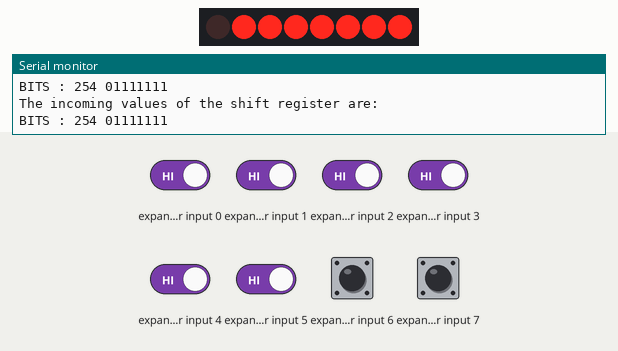
Simulated run of this sketch. Board: Arduino Uno, built with avr-gcc and run on an emulated ATmega328P. Parts: 8 shift-register outputs drawn as a row of LEDs (first output left, lit = HIGH), the last lines printed to the serial monitor. Wiring (inferred from the names in the program): input shift register (74HC165): load pin 8; clock pin 12; serial out pin 11; CE pin 9; shift register (74HC595): data pin 7; shift clock pin 10. Wiring (inferred from the signals the program sends): row of LEDs: on Q0, Q1, Q2, Q3, Q4, Q5, Q6, Q7. Inputs (shaded band) come from the test bench; at power-on: expander input 0–7 HIGH.

Above: at 1.4 s.
1.5 s: expander input 0 driven LOW
At 2.1 s:
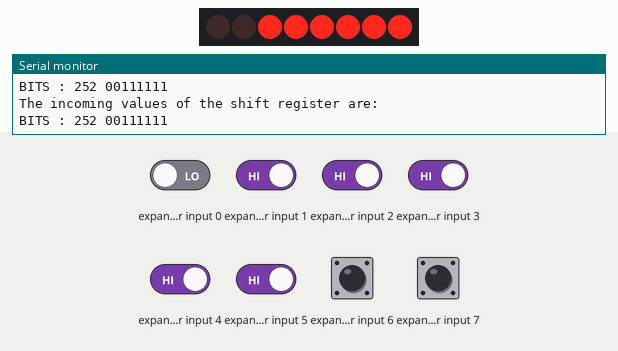
3.3 s: expander input 1 driven LOW
At 4.8 s:
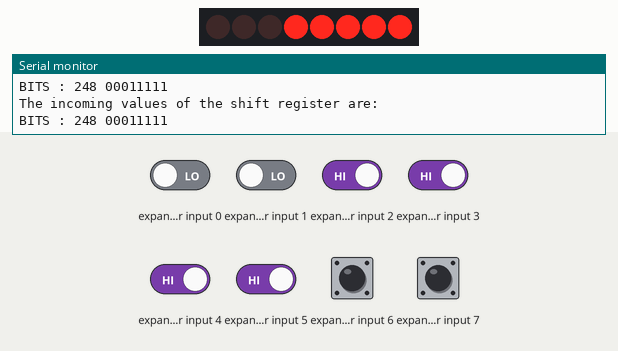
5.1 s: expander input 2 driven LOW
At 6.6 s:
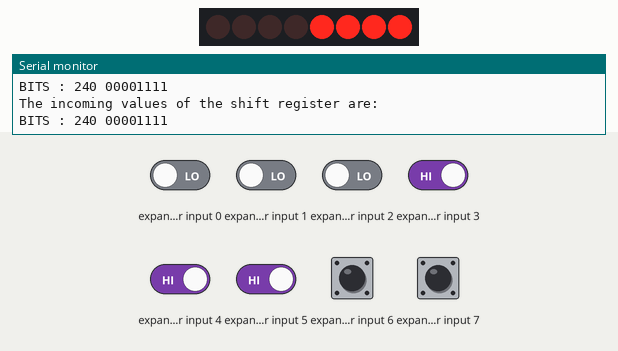
6.9 s: expander input 3 driven LOW
At 8.4 s:
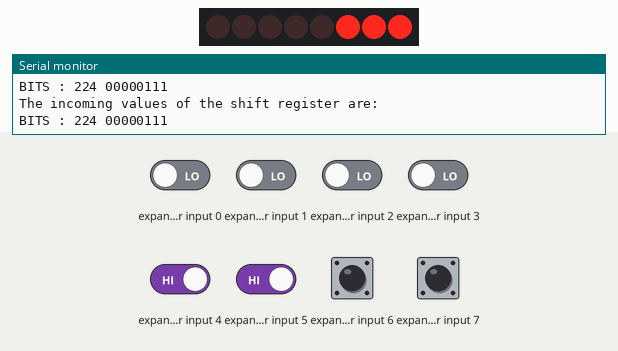
8.7 s: expander input 4 driven LOW
At 10.2 s:
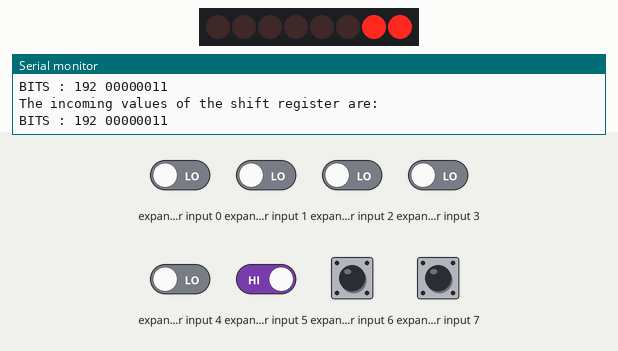
10.5 s: expander input 5 driven LOW
At 11.9 s:
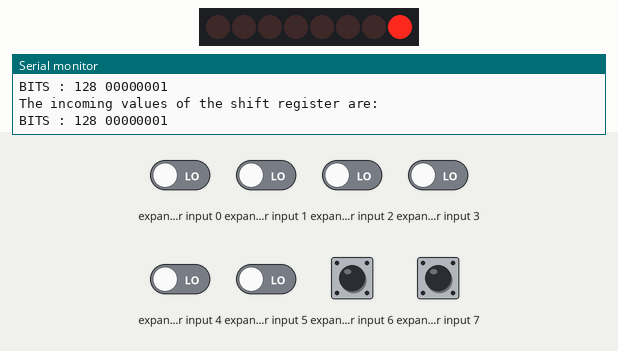
Timing chart, 0 to 13.3 s (numbered marks = the images above; inputs shaded):
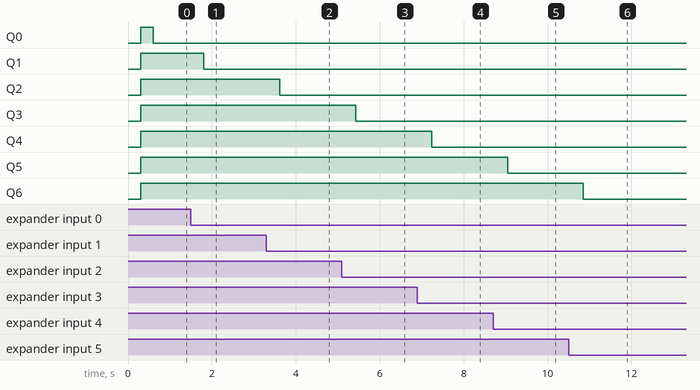

Measured:
- after the input at 1.5 s, Q1: HIGH → LOW after 0.31 s
- after the input at 3.3 s, Q2: HIGH → LOW after 0.32 s
- after the input at 5.1 s, Q3: HIGH → LOW after 0.33 s
- after the input at 6.9 s, Q4: HIGH → LOW after 0.34 s
- after the input at 8.7 s, Q5: HIGH → LOW after 0.35 s
- after the input at 10.5 s, Q6: HIGH → LOW after 0.36 s

The sketch:

main.ino
```cpp
/*
byte-shield
right-side connectors
SHLD - Arduino (8)
CLK  - Arduino (12)
CE   - Arduino (9)
+5V  - Arduino (+5V)
GND  - Arduino (GND)
DATA - Arduino (11)
*/

/*
output-shield
right-side connectors

DATA  - Arduino (7)
CLOCK - Arduino (10)
LATCH - Arduino (6)
+5V   - Arduino (+5V)
GND   - Arduino (GND)
*/

const int SHIFT_IN_DATA = 11; // 9  Connect Pin 11 to SER_OUT (serial data out)
const int SHIFT_IN_SHLD = 8; // 1 Connect Pin 8 to SH/!LD (shift or active low load)
const int SHIFT_IN_CLK = 12; // 2 Connect Pin 12 to CLK (the clock that times the shifting)
const int SHIFT_IN_CE = 9; // 15 Connect Pin 9 to !CE (clock enable, active low)

const int SHIFT_OUT_LATCH =  6;
const int SHIFT_OUT_CLOCK =  10;
const int SHIFT_OUT_DATA =  7;


void setup() {
  Serial.begin(115200);
  Serial.println("start");

  pinMode(SHIFT_IN_DATA, INPUT);
  pinMode(SHIFT_IN_SHLD, OUTPUT);
  pinMode(SHIFT_IN_CLK, OUTPUT);
  pinMode(SHIFT_IN_CE, OUTPUT);
  digitalWrite(SHIFT_IN_CLK, HIGH);
  digitalWrite(SHIFT_IN_SHLD, HIGH);

  pinMode(SHIFT_OUT_LATCH, OUTPUT);
  pinMode(SHIFT_OUT_CLOCK, OUTPUT);
  pinMode(SHIFT_OUT_DATA, OUTPUT);
}

byte byte1 = 0,
     byte2 = 0;
byte operation = 0;


void loop() {
  byte1 = read_shift_regs();

  Serial.println("\nThe incoming values of the shift register are: ");
  Serial.print("BITS : ");
  Serial.print(byte1);
  Serial.print(" ");
  print_byte(byte1);

  delay(300);


    // for (int i = 0; i < 256; i++) {

      // digitalWrite(SHIFT_OUT_LATCH, LOW);
      shiftOut(SHIFT_OUT_DATA, SHIFT_OUT_CLOCK, MSBFIRST, byte1);
      shiftOut(SHIFT_OUT_DATA, SHIFT_OUT_CLOCK, MSBFIRST, byte1);
      // shiftOut(SHIFT_OUT_DATA, SHIFT_OUT_CLOCK, MSBFIRST, i);
      // digitalWrite(SHIFT_OUT_LATCH, HIGH);
      // delay(300);

      // digitalWrite(SHIFT_OUT_LATCH, LOW);
      // shiftOut(SHIFT_OUT_DATA, SHIFT_OUT_CLOCK, MSBFIRST, 0);
      // shiftOut(SHIFT_OUT_DATA, SHIFT_OUT_CLOCK, MSBFIRST, 0);
      // // shiftOut(SHIFT_OUT_DATA, SHIFT_OUT_CLOCK, MSBFIRST, i);
      // digitalWrite(SHIFT_OUT_LATCH, HIGH);
      // delay(500);
    // }


//
//     delay(300);
//
// digitalWrite(SHIFT_OUT_LATCH, LOW);
//
// shiftOut(SHIFT_OUT_DATA, SHIFT_OUT_CLOCK, MSBFIRST, 0);
// shiftOut(SHIFT_OUT_DATA, SHIFT_OUT_CLOCK, MSBFIRST, 0);
// digitalWrite(SHIFT_OUT_LATCH, HIGH);
//
//


}

// This code is intended to trigger the shift register to grab values from it's A-H inputs
byte read_shift_regs()
{
  byte the_shifted = 0;  // An 8 bit number to carry each bit value of A-H

  // Trigger loading the state of the A-H data lines into the shift register
  digitalWrite(SHIFT_IN_SHLD, LOW);
  delayMicroseconds(5); // Requires a delay here according to the datasheet timing diagram
  digitalWrite(SHIFT_IN_SHLD, HIGH);
  delayMicroseconds(5);

  // Required initial states of these two pins according to the datasheet timing diagram
  pinMode(SHIFT_IN_CLK, OUTPUT);
  pinMode(SHIFT_IN_DATA, INPUT);
  digitalWrite(SHIFT_IN_CLK, HIGH);
  digitalWrite(SHIFT_IN_CE, LOW); // Enable the clock

  // Get the A-H values
  the_shifted = shiftIn(SHIFT_IN_DATA, SHIFT_IN_CLK, MSBFIRST);
  digitalWrite(SHIFT_IN_CE, HIGH); // Disable the clock

  return the_shifted;

}

// A function that prints all the 1's and 0's of a byte, so 8 bits +or- 2
void print_byte(byte val)
{
    byte i;
    for(byte i=0; i<=7; i++)
    {
      Serial.print(val >> i & 1, BIN); // Magic bit shift, if you care look up the <<, >>, and & operators
    }
    Serial.print("\n"); // Go to the next line, do not collect $200
}


/*const int SHIFT_IN_LATCH =  13;
const int SHIFT_IN_CLOCK =  12;
const int SHIFT_IN_DATA =  11;

*/
```
